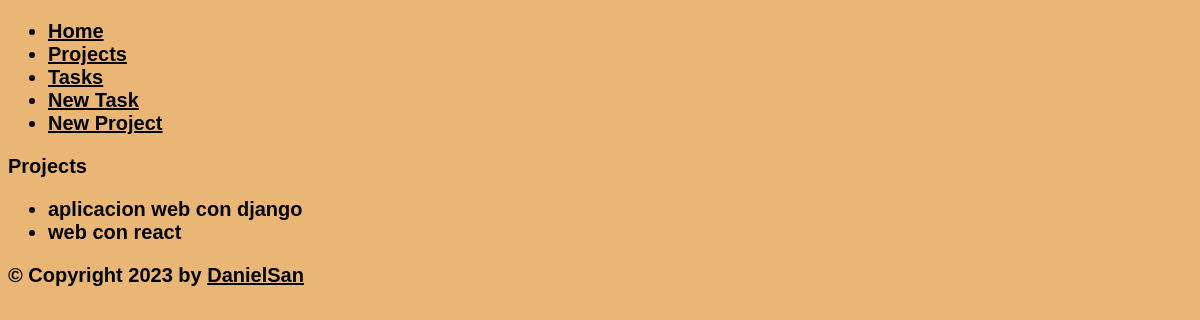
Before: /project/ with the older database file.
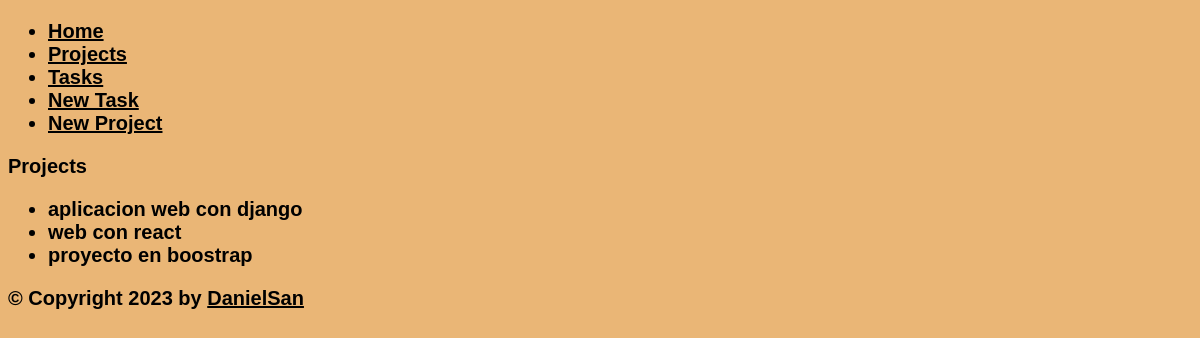
After: the same page with the newer database file.
### myapp/models.py (models this page shows, shortened)
class Project(models.Model):
    name = models.CharField(max_length=100)

### myapp/views.py (the view)
# urls.py: path('project/', views.project, name='project'),
def project(request):
    projects = Project.objects.all()
    return render(request, "projects/project.html", {"projects": projects})

### myapp/templates/projects/project.html (shortened to what this page needs)
{% extends 'base.html' %}
{% block  content%}
    <h1>Projects</h1>
        <ul>
            {% for project in projects %}
                <li>{{ project.name }}</li>
            {% endfor %}
        </ul>
{% endblock  %}

Changed rows visible on the page:
added Project: name "proyecto en boostrap"
